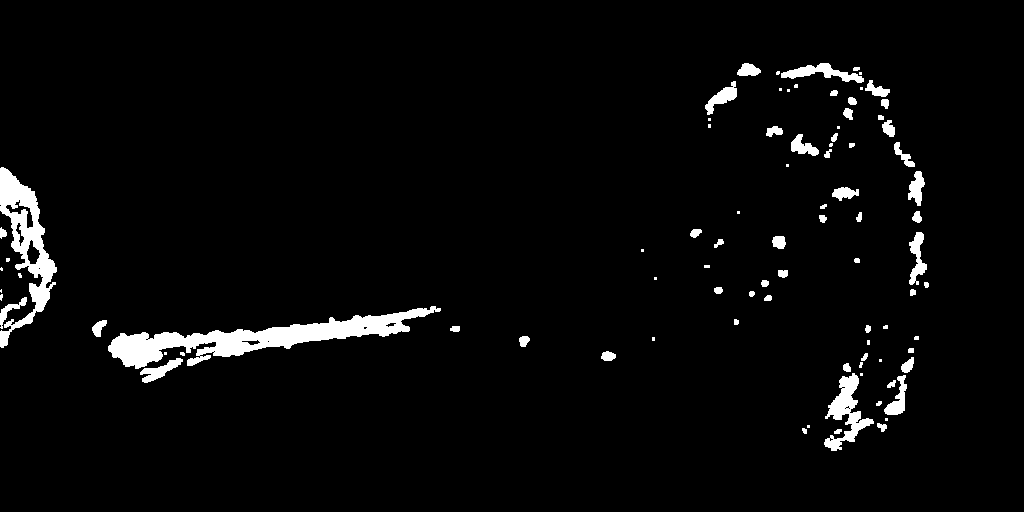
#> input picture hyper_denoised_binary_image.png, 1024 x 512 px
$ python opencv_countouring.py
#> lines starting #> are read from the running program, lines starting #| are printed output that depends on the picture; after the words box and inside, x2 and y2 are one past the last pixel; in counts of white or black regions, pixels touching at a corner belong together
from PIL import Image
import numpy as np
import cv2 #this is the main openCV class, the python binding file should be in /pythonXX/Lib/site-packages
from matplotlib import pyplot as plt

def outline(image, threshold, iteration, kernel_size, maxlevel):
#> called with image = 'hyper_denoised_binary_image.png', threshold = 1, iteration = 1, kernel_size = 3, maxlevel = 0
	gwash = cv2.imread(image) #import image
#> gwash is the input picture: shape (512, 1024, 3); 3.5% white; 88 white regions (31 under 20 px), largest, box (x1, y1, x2, y2) and area: (108, 306, 441, 369) 6385, (0, 167, 57, 348) 3572, (824, 373, 874, 451) 1443
	gwashBW = cv2.cvtColor(gwash, cv2.COLOR_BGR2GRAY) #change to grayscale


	# plt.imshow(gwashBW, 'gray') #this is matplotlib solution (Figure 1)
	# plt.xticks([]), plt.yticks([])
	# plt.show()

	cv2.imshow('gwash', gwashBW) #this is for native openCV display
	cv2.waitKey(0)

	ret,thresh1 = cv2.threshold(gwashBW, threshold, 255, cv2.THRESH_BINARY) #the value of 15 is chosen by trial-and-error to produce the best outline of the skull
#> ret = 1
	kernel = np.ones((kernel_size, kernel_size),np.uint8) #square image kernel used for erosion
	erosion = cv2.erode(thresh1, kernel,iterations = iteration) #refines all edges in the binary image
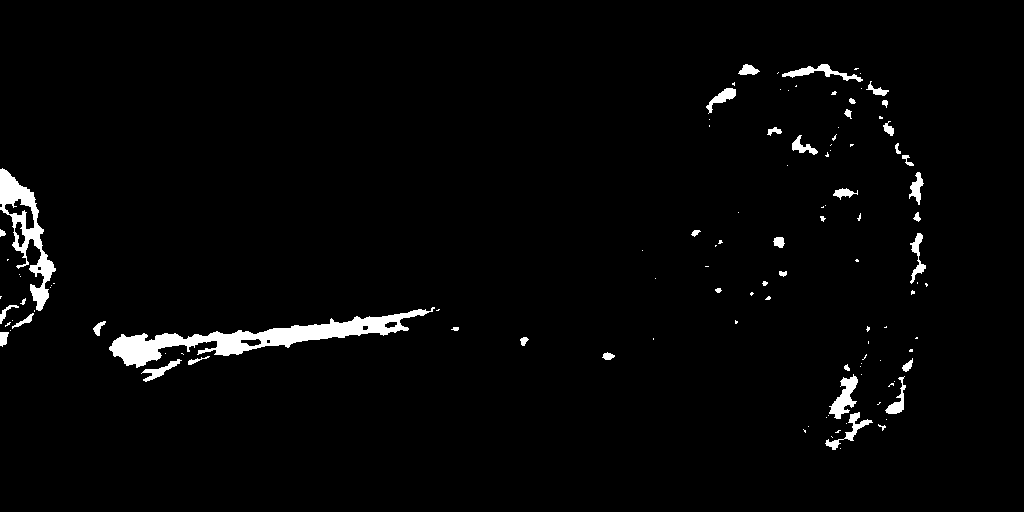
#> erosion: shape (512, 1024); 2.4% white; 113 white regions (72 under 20 px), largest, box (x1, y1, x2, y2) and area: (109, 307, 435, 368) 5089, (0, 168, 56, 311) 2386, (829, 374, 858, 419) 584

	opening = cv2.morphologyEx(erosion, cv2.MORPH_OPEN, kernel)
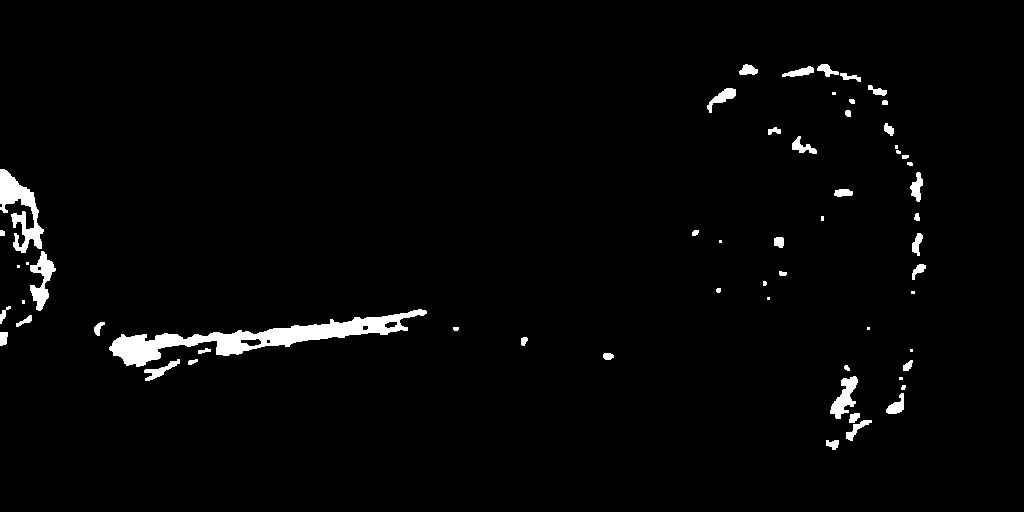
#> opening: shape (512, 1024); 2.2% white; 59 white regions (14 under 20 px), largest, box (x1, y1, x2, y2) and area: (109, 309, 427, 367) 4962, (0, 169, 44, 253) 1579, (30, 251, 56, 311) 695
	closing = cv2.morphologyEx(opening, cv2.MORPH_CLOSE, kernel) #this is for further removing small noises and holes in the image
#> closing: shape (512, 1024); 2.2% white; 55 white regions (12 under 20 px)

	# plt.imshow(closing, 'gray') #Figure 2
	# plt.xticks([]), plt.yticks([])
	# plt.show()

	contours, hierarchy = cv2.findContours(closing,cv2.RETR_TREE,cv2.CHAIN_APPROX_SIMPLE) #find contours with simple approximation
#> contours = 60 contours, 24 with area under 20; largest, box (x1, y1, x2, y2) and area: (109, 309, 427, 367) 4770, (0, 169, 56, 311) 2008, (830, 376, 858, 419) 501, (707, 88, 736, 113) 232, (846, 413, 872, 441) 209

	cv2.imshow('cleaner', closing) #Figure 3
	cv2.drawContours(closing, contours, -1, (100, 100, 100), 4)
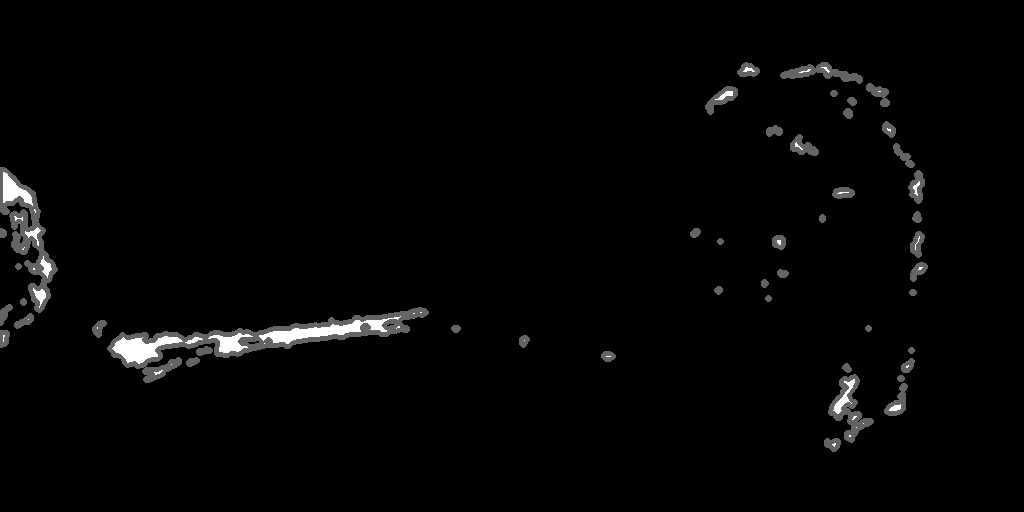
#> closing: shape (512, 1024); min 0, max 255, mean 4.7
	cv2.waitKey(0)

	areas = [] #list to hold all areas

	for contour in contours:
	  ar = cv2.contourArea(contour)
	  areas.append(ar)
#> this loop made 60 passes
#> ar on passes 1, 2, 3, 4, 6, 7, 8, 9, 10, 11, 13, 14: 71.5, 209, 173.5, 13, 501, 17.5, 55, 27.5, 202, 50.5, 30, 36
#> (contour, ar) on passes 5, 12, 16, 26, 27, 28: ([[899, 377], [899, 379], [902, 379], [902, 377]], 6), ([[910, 349], [910, 351], [912, 351], [912, 349]], 4), ([[867, 327], [867, 329], [869, 329], [869, 327]], 4), ([[22, 300], [22, 303], [24, 303], [24, 300]], 6), ([[767, 297], [767, 299], [769, 299], [769, 297]], 4), ([[911, 291], [911, 293], [914, 293], [914, 291]], 6)
#> after the loop, areas = 60 values, max 4770 at index 19, min 4 at index 11, mean 176

	max_area = max(areas)
#> max_area = 4770
	max_area_index = areas.index(max_area) #index of the list element with largest area
#> max_area_index = 19

	cnt = contours[max_area_index] #largest area contour
#> cnt = contour of 313 points, box (x1, y1, x2, y2) (109, 309, 427, 367), area 4770

	# cnt is in numpy array, the following code turn it into a list
	countour_list = []
	for i in cnt:
		countour_list.append((i[0][0], i[0][1]))
#> this loop made 313 passes
#> i on passes 1 to 3: [[418, 309]], [[417, 310]], [[413, 310]]
#> after the loop, countour_list = 313 pairs, first value 109 to 426, second value 309 to 366

	# print(countour_list)

	cv2.drawContours(closing, [cnt], 0, (100, 100, 100), 3, maxLevel = maxlevel)
	cv2.imshow('cleaner', closing)
	cv2.waitKey(0)
	#cv2.destroyAllWindows()

	# The following code generates the countouring image
	file = Image.open(image)
	width, height = file.size
#> width = 1024; height = 512
	new_image = Image.new('1', (width, height))
#> new_image: PIL image 1024x512 1; every value is 0

	for x in range(width):
		for y in range(height):
			new_image.putpixel((x,y), 0)

	for i in countour_list:
		new_image.putpixel(i, 1)
#> this loop made 313 passes
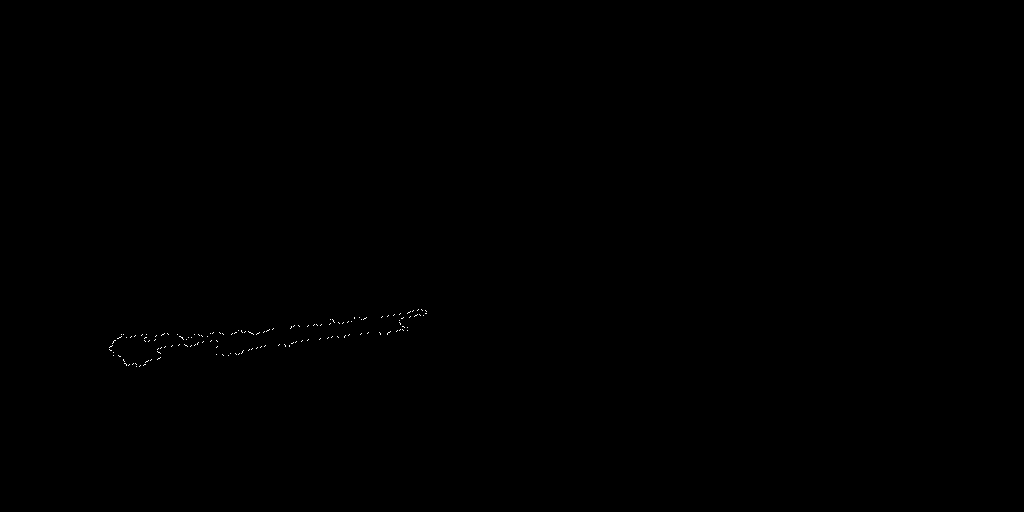
#> new_image: PIL image 1024x512 1; 0.06% white in thin lines or dots, all inside (x1, y1, x2, y2) = (109, 309, 427, 367)


	new_image.show()


if __name__ == "__main__":
	# outline("xy4.tif", 5, 1, 5, 0)

	outline("hyper_denoised_binary_image.png", threshold = 1, iteration = 1, kernel_size = 3, maxlevel = 0)
